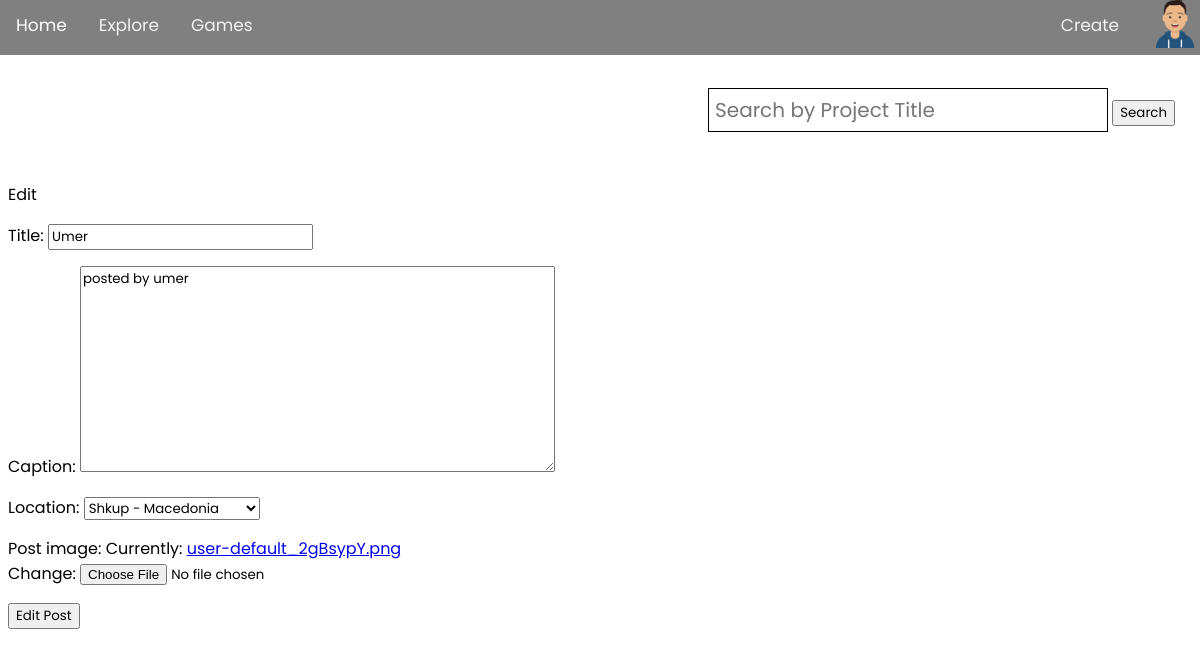
Screenshot of /edit/cbfc5cf2-42a9-43da-ad8b-06dca27b8102/ (signed in) with the database file from the repository.
### users/models.py (models this page shows, shortened)
class Profile(models.Model):
    user = models.OneToOneField(User , on_delete=models.CASCADE)
    username = models.CharField(max_length = 25 , unique=True)
    email = models.EmailField(blank=True , null=True)
    name = models.CharField(max_length=30 , blank=True , null=True)
    profile_image = models.ImageField(blank=True , null=True, upload_to='profiles/', default='images/profiles/user-default.png')
    bio = models.TextField(blank=True , null=True)
    created = models.DateTimeField(auto_now_add = True)
    id = models.UUIDField(default=uuid.uuid4 , unique=True ,
                        primary_key=True , editable=False)

### posts/models.py (models this page shows, shortened)
class Posts(models.Model):
    owner = models.ForeignKey(Profile , on_delete=models.CASCADE)
    title = models.CharField(max_length=255)
    caption = models.TextField(blank=True , null=True)
    location = models.ForeignKey('Location' , on_delete=models.CASCADE,blank=True , null=True)
    post_image = models.ImageField(default='')
    likes = models.IntegerField(default=0)
    comments = models.ForeignKey('Comment',on_delete=models.CASCADE,null=True,blank=True)
    created = models.DateTimeField(auto_now_add = True)
    id = models.UUIDField(default=uuid.uuid4 , unique=True ,
                        primary_key=True , editable=False)
    class Meta:
        ordering = ['-created']

### posts/views.py (the view)
# urls.py: path('edit/<str:pk>/',views.editPost , name='edit'),
@login_required(login_url='login')
def editPost(request , pk):
    post = Posts.objects.get(id=pk)
    form = PostForm(instance=post)
    if request.method=='POST':
        form = PostForm(request.POST , request.FILES , instance=post)
        if form.is_valid():
            form.save()
            return redirect('index')
    context = {
        'form':form
    }
    return render(request , 'posts/editPost.html',context)

### posts/forms.py
class PostForm(ModelForm):
    class Meta:
        model = Posts
        fields = ['title','caption','location','post_image']

### posts/models.py (called while the page is built)
    def __str__(self):
        return f'{self.city} - {self.country}'

### posts/templates/posts/editPost.html (shortened to what this page needs)
{% extends 'main.html' %}
{% block content %}
Edit {{ post.title }}
<form method="POST" action="" enctype="multipart/form-data">
    {{form.as_p}}
    <input type="submit" value="Edit Post" />
</form>
{% endblock content %}

### templates/navbar.html (shortened to what this page needs)
{% load static %}
<header class="wrapper">
    <div class="topnav">
        <a class="active" href="/">Home</a>
        <a href="">Explore</a>
        <a href="">Games</a><div class="hero-section__search">
        <div class="login">
            {% if user.is_authenticated %}
                <a class="create" href="create/">Create</a>
                {% if user.profile.id %}
                    <span onclick="openNav()">
                        {% if user.profile.profile_image %}
                        <img src="{{ user.profile.profile_image.url }}" width="50" height="50">
                        {% else %}
                        <img src="{% static 'GProfile/images/pfp.jpg' %}" class="rounded-circle" width="50" height="50">
                        {% endif %}
                    </span>
                {% endif %}
            {% else %}
                <a class="nav-link" href="{% url 'register' %}">Register</a>
                <a class="nav-link" href="{% url 'login' %}">Login</a>
            {% endif %}
</div>
</header>

### static/styles/navbar.css (style rules this page uses)
.topnav { background-color: gray; overflow: hidden; margin-top: -10px; margin-left: -8px; margin-right: -8px; }
.topnav a { float: left; color: #f2f2f2; text-align: center; padding: 14px 16px; text-decoration: none; font-size: 17px; }
.login { float: right; }
.login .create { margin-right: 15px; }
.topnav a.active { color: white; }
* { font-family: 'Poppins', sans-serif; }

### rows the page displays
Posts: title "Umer", caption "posted by umer", location "Shkup - Macedonia"
